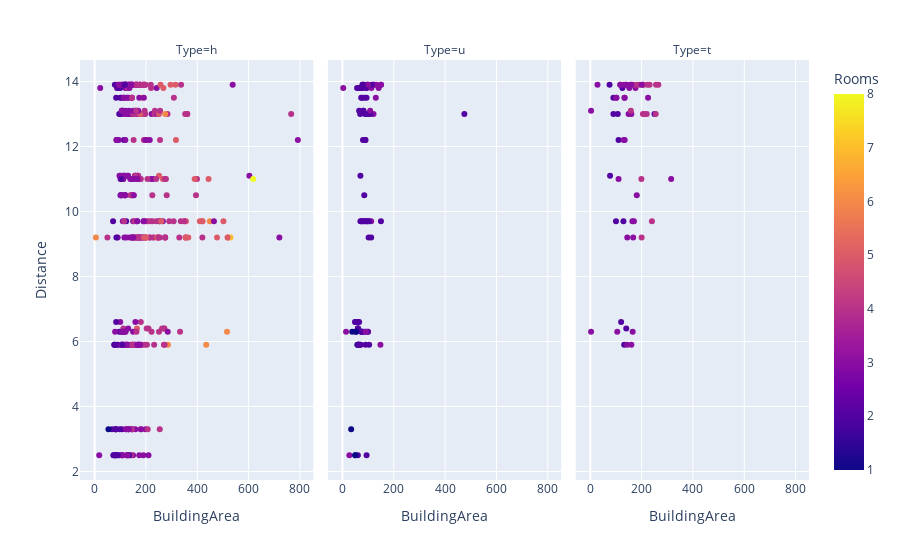

Here is the notebook cell this chart was saved with:
### Code cell
fig = px.scatter(melb, x="BuildingArea", y="Distance", color="Rooms", facet_col="Type", )
fig.show()

### Figure 1 — Plotly figure (JSON) as saved in the notebook; plotly's stock layout.template omitted (floating-point values rounded to 4 significant figures; data arrays with more than 128 entries replaced by an {"elided": "..."} marker saying what was removed)
{"data": [{"hovertemplate": "Type=h<br>BuildingArea=%{x}<br>Distance=%{y}<br>Rooms=%{marker.color}<extra></extra>", "legendgroup": "", "marker": {"color": {"elided": "712 int values"}, "coloraxis": "coloraxis", "symbol": "circle"}, "mode": "markers", "name": "", "orientation": "v", "showlegend": false, "type": "scatter", "x": {"elided": "712 int values"}, "xaxis": "x", "y": {"elided": "712 float values"}, "yaxis": "y"}, {"hovertemplate": "Type=u<br>BuildingArea=%{x}<br>Distance=%{y}<br>Rooms=%{marker.color}<extra></extra>", "legendgroup": "", "marker": {"color": {"elided": "183 int values"}, "coloraxis": "coloraxis", "symbol": "circle"}, "mode": "markers", "name": "", "orientation": "v", "showlegend": false, "type": "scatter", "x": {"elided": "183 int values"}, "xaxis": "x2", "y": {"elided": "183 float values"}, "yaxis": "y2"}, {"hovertemplate": "Type=t<br>BuildingArea=%{x}<br>Distance=%{y}<br>Rooms=%{marker.color}<extra></extra>", "legendgroup": "", "marker": {"color": [3, 3, 3, 2, 3, 3, 3, 3, 2, 2, 2, 3, 3, 3, 3, 2, 2, 4, 3, 3, 3, 3, 2, 2, 3, 3, 3, 3, 3, 3, 4, 3, 2, 3, 3, 3, 3, 2, 2, 2, 2, 2, 3, 4, 2, 3, 3, 3, 3, 3, 4, 2, 4, 3, 3, 3, 2, 3, 4, 4, 3, 4, 3, 3, 3, 2, 2, 4, 4, 3, 3, 3, 4, 4, 3, 2, 4, 4, 3, 3, 3, 3, 4, 4, 3, 3, 3, 3, 4, 4, 4, 3, 3, 3, 4, 3, 3, 3, 3, 4, 3, 3, 3, 4, 3], "coloraxis": "coloraxis", "symbol": "circle"}, "mode": "markers", "name": "", "orientation": "v", "showlegend": false, "type": "scatter", "x": [null, 225, 134, 90, 133, 101, 102, null, 140, null, 125, null, 152, 176, null, 77, null, null, 105, 165, null, 3, 132, null, 160, 144, null, 315, null, 110, 199, null, 110, 134, 130, 181, null, null, null, 120, 129, 100, 164, 240, null, 170, null, null, 167, 144, null, null, 200, null, null, null, 250, null, 212, 205, null, 255, null, 149, 160, 90, 107, 220, null, null, null, 141, 222, 180, null, 75, 207, 166, 117, 140, 117, null, 205, 231, null, null, 156, null, null, 190, 256, 160, 28, 200, 265, 131, null, null, null, null, null, null, null, 158, 3], "xaxis": "x3", "y": [2.5, 13.5, 13.5, 13.5, 13.5, 13.5, 13.5, 3.3, 6.4, 6.4, 13.8, 13.8, 13.8, 13.8, 13.8, 11.1, 11.1, 11.1, 6.3, 6.3, 6.3, 6.3, 5.9, 5.9, 5.9, 5.9, 11, 11, 11, 11, 11, 11, 12.2, 12.2, 12.2, 10.5, 10.5, 10.5, 10.5, 6.6, 9.7, 9.7, 9.7, 9.7, 9.7, 9.7, 9.7, 9.7, 9.2, 9.2, 9.2, 9.2, 9.2, 9.2, 9.2, 13, 13, 13, 13, 13, 13, 13, 13, 13, 13, 13, 13, 13, 13, 13.9, 13.9, 13.9, 13.9, 13.9, 13.9, 13.9, 13.9, 13.9, 13.9, 13.9, 13.9, 13.9, 13.9, 13.9, 13.9, 13.9, 13.9, 13.9, 13.9, 13.9, 13.9, 13.9, 13.9, 13.9, 13.9, 13.9, 13.9, 13.9, 13.9, 13.9, 13.9, 13.9, 13.9, 13.1, 13.1], "yaxis": "y3"}], "layout": {"annotations": [{"font": {}, "showarrow": false, "text": "Type=h", "x": 0.16, "xanchor": "center", "xref": "paper", "y": 1, "yanchor": "bottom", "yref": "paper"}, {"font": {}, "showarrow": false, "text": "Type=u", "x": 0.5, "xanchor": "center", "xref": "paper", "y": 1, "yanchor": "bottom", "yref": "paper"}, {"font": {}, "showarrow": false, "text": "Type=t", "x": 0.84, "xanchor": "center", "xref": "paper", "y": 1, "yanchor": "bottom", "yref": "paper"}], "coloraxis": {"colorbar": {"title": {"text": "Rooms"}}, "colorscale": [[0, "#0d0887"], [0.1111, "#46039f"], [0.2222, "#7201a8"], [0.3333, "#9c179e"], [0.4444, "#bd3786"], [0.5556, "#d8576b"], [0.6667, "#ed7953"], [0.7778, "#fb9f3a"], [0.8889, "#fdca26"], [1, "#f0f921"]]}, "legend": {"tracegroupgap": 0}, "margin": {"t": 60}, "xaxis": {"anchor": "y", "domain": [0, 0.32], "title": {"text": "BuildingArea"}}, "xaxis2": {"anchor": "y2", "domain": [0.34, 0.66], "matches": "x", "title": {"text": "BuildingArea"}}, "xaxis3": {"anchor": "y3", "domain": [0.68, 1.0], "matches": "x", "title": {"text": "BuildingArea"}}, "yaxis": {"anchor": "x", "domain": [0, 1], "title": {"text": "Distance"}}, "yaxis2": {"anchor": "x2", "domain": [0, 1], "matches": "y", "showticklabels": false}, "yaxis3": {"anchor": "x3", "domain": [0, 1], "matches": "y", "showticklabels": false}}}
